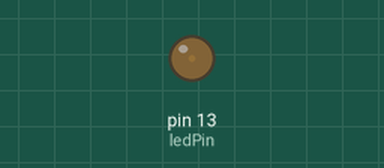
Recording of a sketch running on a simulated Teensy 4. Shown: output pins drawn as LEDs (lit = HIGH).

Above: at 0.05 s.
At 0.95 s:
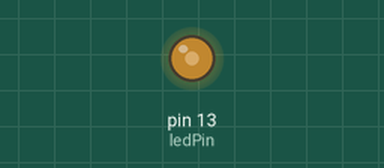
At 1.85 s:
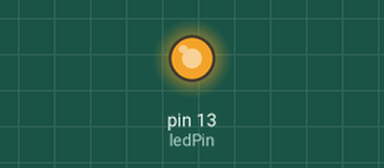
At 3.7 s:
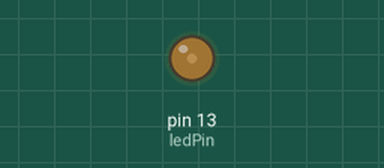
Timing chart, 0 to 5.3 s (numbered marks = the images above):
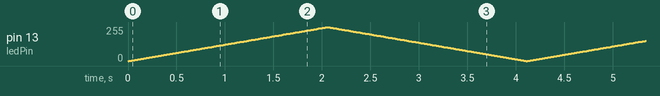

The sketch:

pwm.ino
```cpp
const uint8_t ledPin = 13;      // Pin 6 is backed by a FlexPWM module on Teensy 4.0
int brightness = 0;         // Current brightness (0 to 4095 for 12-bit resolution)
int fadeAmount = 20;        // Step size for smooth fading

void setup() {
  pinMode(ledPin, OUTPUT);

  // Configure 12-bit PWM resolution (0 to 4095) for fine-grained control
  analogWriteResolution(12);

  // Set the FlexPWM hardware timer frequency to 5 kHz
  // (high enough to eliminate audible coil whine and visible flicker)
  analogWriteFrequency(ledPin, 5000);
}

void loop() {
  // Drive the pin using the underlying FlexPWM hardware timer
  analogWrite(ledPin, brightness);

  // Increment or decrement brightness
  brightness += fadeAmount;

  // Reverse direction at the 12-bit boundaries
  if (brightness <= 0 || brightness >= 4095) {
    fadeAmount = -fadeAmount;
  }

  // Short delay for smooth visual pacing
  delay(10);
}
```
